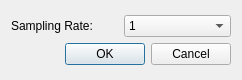
<?xml version="1.0" encoding="UTF-8"?>
<ui version="4.0">
 <class>DlgSamplingRate</class>
 <widget class="QDialog" name="DlgSamplingRate">
  <property name="geometry">
   <rect>
    <x>0</x>
    <y>0</y>
    <width>242</width>
    <height>80</height>
   </rect>
  </property>
  <property name="windowTitle">
   <string>Sampling Rate</string>
  </property>
  <layout class="QGridLayout" name="gridLayout">
   <item row="0" column="0">
    <layout class="QVBoxLayout" name="verticalLayout">
     <item>
      <layout class="QHBoxLayout" name="horizontalLayout">
       <item>
        <widget class="QLabel" name="label">
         <property name="text">
          <string>Sampling Rate:</string>
         </property>
        </widget>
       </item>
       <item>
        <widget class="QComboBox" name="cmbxSamplingRate">
         <item>
          <property name="text">
           <string>1</string>
          </property>
         </item>
         <item>
          <property name="text">
           <string>1/2</string>
          </property>
         </item>
         <item>
          <property name="text">
           <string>1/3</string>
          </property>
         </item>
         <item>
          <property name="text">
           <string>1/4</string>
          </property>
         </item>
         <item>
          <property name="text">
           <string>1/5</string>
          </property>
         </item>
         <item>
          <property name="text">
           <string>1/6</string>
          </property>
         </item>
         <item>
          <property name="text">
           <string>1/7</string>
          </property>
         </item>
         <item>
          <property name="text">
           <string>1/8</string>
          </property>
         </item>
         <item>
          <property name="text">
           <string>1/9</string>
          </property>
         </item>
         <item>
          <property name="text">
           <string>1/10</string>
          </property>
         </item>
        </widget>
       </item>
      </layout>
     </item>
     <item>
      <widget class="QDialogButtonBox" name="btnxAffirm">
       <property name="standardButtons">
        <set>QDialogButtonBox::Cancel|QDialogButtonBox::Ok</set>
       </property>
      </widget>
     </item>
    </layout>
   </item>
  </layout>
 </widget>
 <layoutdefault spacing="6" margin="11"/>
 <resources>
  <include location="../DCBase.qrc"/>
 </resources>
 <connections/>
</ui>
